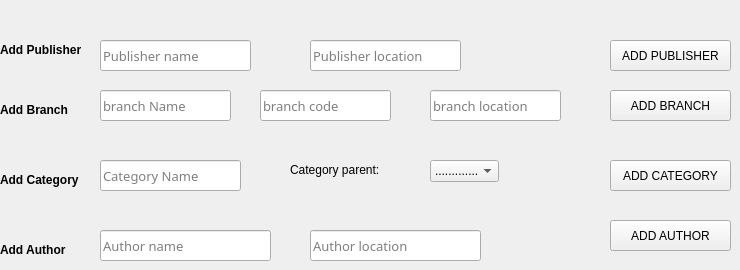
    <widget class="QWidget" name="tab_4">
     <attribute name="title">
      <string>Add Data</string>
     </attribute>
     <widget class="QLineEdit" name="lineEdit_7">
      <property name="geometry">
       <rect>
        <x>100</x>
        <y>40</y>
        <width>151</width>
        <height>31</height>
       </rect>
      </property>
      <property name="font">
       <font>
        <family>Microsoft YaHei Light</family>
        <pointsize>10</pointsize>
       </font>
      </property>
      <property name="placeholderText">
       <string>Publisher name</string>
      </property>
     </widget>
     <widget class="QLineEdit" name="lineEdit_9">
      <property name="geometry">
       <rect>
        <x>310</x>
        <y>40</y>
        <width>151</width>
        <height>31</height>
       </rect>
      </property>
      <property name="font">
       <font>
        <family>Microsoft YaHei Light</family>
        <pointsize>10</pointsize>
       </font>
      </property>
      <property name="placeholderText">
       <string>Publisher location</string>
      </property>
     </widget>
     <widget class="QLabel" name="label_33">
      <property name="geometry">
       <rect>
        <x>0</x>
        <y>40</y>
        <width>91</width>
        <height>20</height>
       </rect>
      </property>
      <property name="font">
       <font>
        <family>MS Shell Dlg 2</family>
        <pointsize>9</pointsize>
        <weight>75</weight>
        <bold>true</bold>
       </font>
      </property>
      <property name="text">
       <string>Add Publisher</string>
      </property>
     </widget>
     <widget class="QLabel" name="label_34">
      <property name="geometry">
       <rect>
        <x>0</x>
        <y>240</y>
        <width>111</width>
        <height>20</height>
       </rect>
      </property>
      <property name="font">
       <font>
        <family>MS Shell Dlg 2</family>
        <pointsize>9</pointsize>
        <weight>75</weight>
        <bold>true</bold>
       </font>
      </property>
      <property name="text">
       <string>Add Author</string>
      </property>
     </widget>
     <widget class="QLabel" name="label_35">
      <property name="geometry">
       <rect>
        <x>0</x>
        <y>170</y>
        <width>101</width>
        <height>20</height>
       </rect>
      </property>
      <property name="font">
       <font>
        <family>MS Shell Dlg 2</family>
        <pointsize>9</pointsize>
        <weight>75</weight>
        <bold>true</bold>
       </font>
      </property>
      <property name="text">
       <string>Add Category</string>
      </property>
     </widget>
     <widget class="QLineEdit" name="lineEdit_11">
      <property name="geometry">
       <rect>
        <x>310</x>
        <y>230</y>
        <width>171</width>
        <height>31</height>
       </rect>
      </property>
      <property name="font">
       <font>
        <family>Microsoft YaHei Light</family>
        <pointsize>10</pointsize>
       </font>
      </property>
      <property name="placeholderText">
       <string>Author location</string>
      </property>
     </widget>
     <widget class="QLineEdit" name="lineEdit_28">
      <property name="geometry">
       <rect>
        <x>100</x>
        <y>160</y>
        <width>141</width>
        <height>31</height>
       </rect>
      </property>
      <property name="font">
       <font>
        <family>Microsoft YaHei Light</family>
        <pointsize>10</pointsize>
       </font>
      </property>
      <property name="placeholderText">
       <string>Category Name</string>
      </property>
     </widget>
     <widget class="QComboBox" name="comboBox_17">
      <property name="geometry">
       <rect>
        <x>430</x>
        <y>160</y>
        <width>69</width>
        <height>22</height>
       </rect>
      </property>
      <item>
       <property name="text">
        <string>................</string>
       </property>
      </item>
     </widget>
     <widget class="QLabel" name="label_36">
      <property name="geometry">
       <rect>
        <x>290</x>
        <y>160</y>
        <width>91</width>
        <height>20</height>
       </rect>
      </property>
      <property name="font">
       <font>
        <family>MS Shell Dlg 2</family>
        <pointsize>9</pointsize>
        <weight>50</weight>
        <bold>false</bold>
       </font>
      </property>
      <property name="text">
       <string>Category parent:</string>
      </property>
     </widget>
     <widget class="QPushButton" name="pushButton_25">
      <property name="geometry">
       <rect>
        <x>610</x>
        <y>160</y>
        <width>121</width>
        <height>31</height>
       </rect>
      </property>
      <property name="text">
       <string>ADD CATEGORY</string>
      </property>
     </widget>
     <widget class="QPushButton" name="pushButton_26">
      <property name="geometry">
       <rect>
        <x>610</x>
        <y>220</y>
        <width>121</width>
        <height>31</height>
       </rect>
      </property>
      <property name="text">
       <string>ADD AUTHOR</string>
      </property>
     </widget>
     <widget class="QPushButton" name="pushButton_27">
      <property name="geometry">
       <rect>
        <x>610</x>
        <y>40</y>
        <width>121</width>
        <height>31</height>
       </rect>
      </property>
      <property name="text">
       <string>ADD PUBLISHER</string>
      </property>
     </widget>
     <widget class="QLabel" name="label_37">
      <property name="geometry">
       <rect>
        <x>0</x>
        <y>100</y>
        <width>91</width>
        <height>20</height>
       </rect>
      </property>
      <property name="font">
       <font>
        <family>MS Shell Dlg 2</family>
        <pointsize>9</pointsize>
        <weight>75</weight>
        <bold>true</bold>
       </font>
      </property>
      <property name="text">
       <string>Add Branch</string>
      </property>
     </widget>
     <widget class="QLineEdit" name="lineEdit_29">
      <property name="geometry">
       <rect>
        <x>430</x>
        <y>90</y>
        <width>131</width>
        <height>31</height>
       </rect>
      </property>
      <property name="font">
       <font>
        <family>Microsoft YaHei Light</family>
        <pointsize>10</pointsize>
       </font>
      </property>
      <property name="placeholderText">
       <string>branch location</string>
      </property>
     </widget>
     <widget class="QLineEdit" name="lineEdit_30">
      <property name="geometry">
       <rect>
        <x>260</x>
        <y>90</y>
        <width>131</width>
        <height>31</height>
       </rect>
      </property>
      <property name="font">
       <font>
        <family>Microsoft YaHei Light</family>
        <pointsize>10</pointsize>
       </font>
      </property>
      <property name="placeholderText">
       <string>branch code</string>
      </property>
     </widget>
     <widget class="QLineEdit" name="lineEdit_31">
      <property name="geometry">
       <rect>
        <x>100</x>
        <y>90</y>
        <width>131</width>
        <height>31</height>
       </rect>
      </property>
      <property name="font">
       <font>
        <family>Microsoft YaHei Light</family>
        <pointsize>10</pointsize>
       </font>
      </property>
      <property name="placeholderText">
       <string>branch Name</string>
      </property>
     </widget>
     <widget class="QPushButton" name="pushButton_28">
      <property name="geometry">
       <rect>
        <x>610</x>
        <y>90</y>
        <width>121</width>
        <height>31</height>
       </rect>
      </property>
      <property name="text">
       <string>ADD BRANCH</string>
      </property>
     </widget>
     <widget class="QLineEdit" name="lineEdit_25">
      <property name="geometry">
       <rect>
        <x>100</x>
        <y>230</y>
        <width>171</width>
        <height>31</height>
       </rect>
      </property>
      <property name="font">
       <font>
        <family>Microsoft YaHei Light</family>
        <pointsize>10</pointsize>
       </font>
      </property>
      <property name="placeholderText">
       <string>Author name</string>
      </property>
     </widget>
    </widget>
